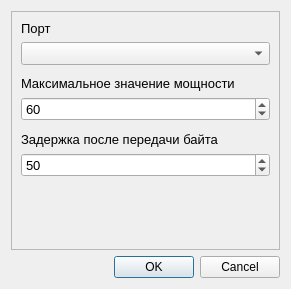
<?xml version="1.0" encoding="UTF-8"?>
<ui version="4.0">
 <class>EditSettingsDialog</class>
 <widget class="QDialog" name="EditSettingsDialog">
  <property name="geometry">
   <rect>
    <x>0</x>
    <y>0</y>
    <width>291</width>
    <height>289</height>
   </rect>
  </property>
  <property name="windowTitle">
   <string>Настройки программы</string>
  </property>
  <layout class="QVBoxLayout" name="verticalLayout">
   <item>
    <widget class="QFrame" name="frMain">
     <property name="frameShape">
      <enum>QFrame::StyledPanel</enum>
     </property>
     <property name="frameShadow">
      <enum>QFrame::Raised</enum>
     </property>
     <layout class="QVBoxLayout" name="verticalLayout_2">
      <item>
       <widget class="QLabel" name="lblComPort">
        <property name="font">
         <font>
          <pointsize>10</pointsize>
         </font>
        </property>
        <property name="text">
         <string>Порт</string>
        </property>
       </widget>
      </item>
      <item>
       <widget class="QComboBox" name="cbComPort">
        <property name="font">
         <font>
          <pointsize>10</pointsize>
         </font>
        </property>
       </widget>
      </item>
      <item>
       <spacer name="verticalSpacer_2">
        <property name="orientation">
         <enum>Qt::Vertical</enum>
        </property>
        <property name="sizeType">
         <enum>QSizePolicy::Fixed</enum>
        </property>
        <property name="sizeHint" stdset="0">
         <size>
          <width>20</width>
          <height>5</height>
         </size>
        </property>
       </spacer>
      </item>
      <item>
       <widget class="QLabel" name="lblMaxPower">
        <property name="font">
         <font>
          <pointsize>10</pointsize>
         </font>
        </property>
        <property name="text">
         <string>Максимальное значение мощности</string>
        </property>
       </widget>
      </item>
      <item>
       <widget class="QSpinBox" name="edMaxPower">
        <property name="font">
         <font>
          <pointsize>10</pointsize>
         </font>
        </property>
        <property name="minimum">
         <number>1</number>
        </property>
        <property name="maximum">
         <number>250</number>
        </property>
        <property name="singleStep">
         <number>10</number>
        </property>
        <property name="value">
         <number>60</number>
        </property>
       </widget>
      </item>
      <item>
       <spacer name="verticalSpacer_3">
        <property name="orientation">
         <enum>Qt::Vertical</enum>
        </property>
        <property name="sizeType">
         <enum>QSizePolicy::Fixed</enum>
        </property>
        <property name="sizeHint" stdset="0">
         <size>
          <width>20</width>
          <height>5</height>
         </size>
        </property>
       </spacer>
      </item>
      <item>
       <widget class="QLabel" name="lblDelaySendByte">
        <property name="font">
         <font>
          <pointsize>10</pointsize>
         </font>
        </property>
        <property name="text">
         <string>Задержка после передачи байта</string>
        </property>
       </widget>
      </item>
      <item>
       <widget class="QSpinBox" name="edDelaySendByte">
        <property name="font">
         <font>
          <pointsize>10</pointsize>
         </font>
        </property>
        <property name="maximum">
         <number>100</number>
        </property>
        <property name="singleStep">
         <number>10</number>
        </property>
        <property name="value">
         <number>50</number>
        </property>
       </widget>
      </item>
      <item>
       <spacer name="verticalSpacer">
        <property name="orientation">
         <enum>Qt::Vertical</enum>
        </property>
        <property name="sizeHint" stdset="0">
         <size>
          <width>20</width>
          <height>40</height>
         </size>
        </property>
       </spacer>
      </item>
     </layout>
    </widget>
   </item>
   <item>
    <widget class="QDialogButtonBox" name="buttonBox">
     <property name="orientation">
      <enum>Qt::Horizontal</enum>
     </property>
     <property name="standardButtons">
      <set>QDialogButtonBox::Cancel|QDialogButtonBox::Ok</set>
     </property>
    </widget>
   </item>
  </layout>
 </widget>
 <resources/>
 <connections>
  <connection>
   <sender>buttonBox</sender>
   <signal>accepted()</signal>
   <receiver>EditSettingsDialog</receiver>
   <slot>accept()</slot>
   <hints>
    <hint type="sourcelabel">
     <x>248</x>
     <y>254</y>
    </hint>
    <hint type="destinationlabel">
     <x>157</x>
     <y>274</y>
    </hint>
   </hints>
  </connection>
  <connection>
   <sender>buttonBox</sender>
   <signal>rejected()</signal>
   <receiver>EditSettingsDialog</receiver>
   <slot>reject()</slot>
   <hints>
    <hint type="sourcelabel">
     <x>316</x>
     <y>260</y>
    </hint>
    <hint type="destinationlabel">
     <x>286</x>
     <y>274</y>
    </hint>
   </hints>
  </connection>
 </connections>
</ui>
